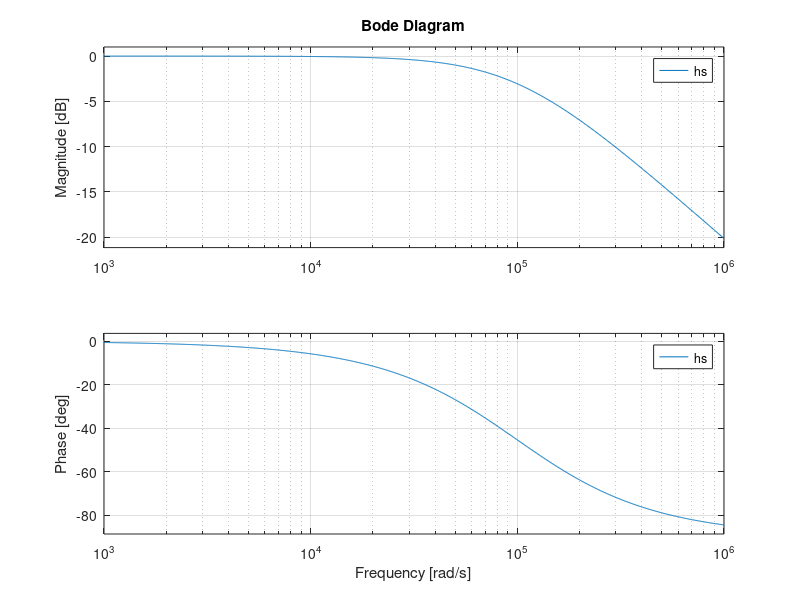
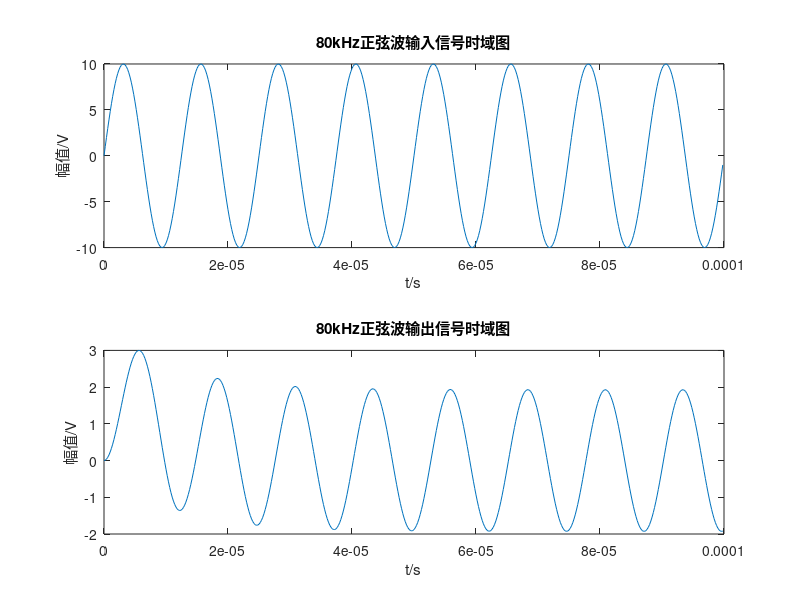
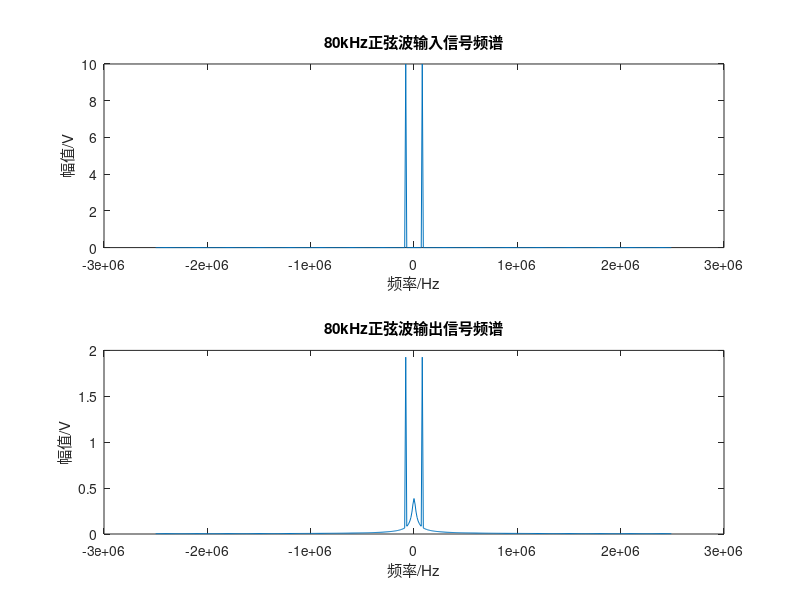
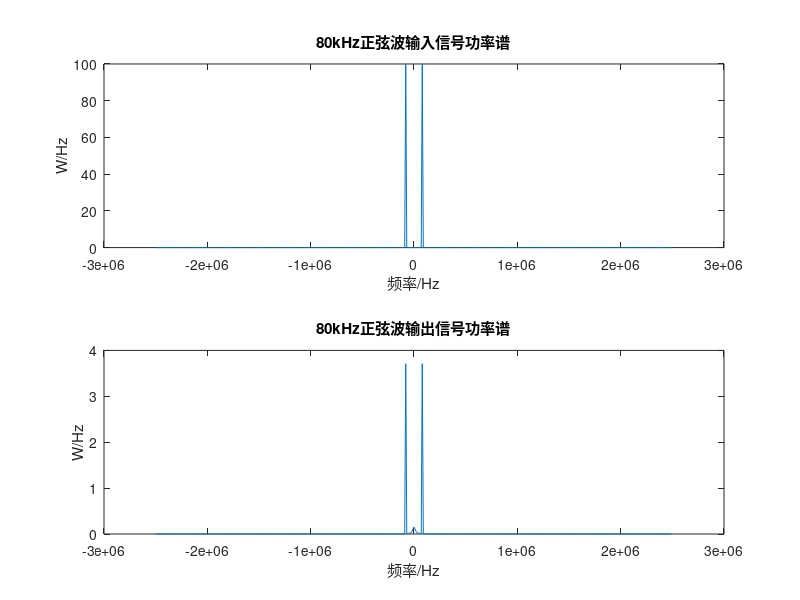

Write the MATLAB code that produced these figures, in order.
clc
clear
close all
%输入信号
R=5100;%滤波器R值
C=1983e-12;%滤波器C值
f0=1/(2*pi*R*C);%滤波器截止频率计算
ct=R*C;%时间常数  
hs=tf(1,[ct 1]);%低通滤波器设计
figure(1)
bode(hs);%滤波器频幅特性
fc=15700;%理论截止频率
%经计算，截止频率f0为15700Hz          
%通带截止时下降3dB，对应频率15700，阻带开始时下降20dB，对应频率156400
fs=5000000; % fs 采样率
A=10;       % A 幅度值
N=500;   % N 采样个数
F0=80000;        
F1=10000; %重复频率等于10KHz的半占空比的方波的频率      所有F小于fs/2（奈奎斯特）
dt=1/fs;    %时间间隔
t=0:dt:(N-1)*dt;    %时间向量
freqPixel=fs/N;     %频率分辨率，即点与点之间频率单位
y0=A*sin(2*pi*F0*t);	%单音正弦波
y1=A*square(2*pi*F1*t,50);%方波
%单音正弦波信号
figure(2)
subplot(211)
plot(t,y0);                       
title('80kHz正弦波输入信号时域图');                    
xlabel('t/s');
ylabel('幅值/V');%输入时域图

figure(3)
subplot(211)
freq0=fft(y0,N)*2/N;%做离散傅里叶变换                     
freq_d0=abs(fftshift(freq0));
w=(-N/2:1:N/2-1)*fs/N; %双边  
plot(w,freq_d0);
title('80kHz正弦波输入信号频谱');                         
xlabel('频率/Hz');
ylabel('幅值/V');%输入频谱图

figure(4)
subplot(211)
ypsd=freq_d0.*conj(freq_d0);
plot(w,ypsd);
title('80kHz正弦波输入信号功率谱');
xlabel('频率/Hz');
ylabel('W/Hz');%输入功率谱

figure(5)
subplot(211)
[Rx,maxlags]=xcorr(y0,'unbiased');              
plot(maxlags/fs*1000,Rx/max(Rx));
title('80kHz正弦波输入信号自相关');
xlabel('t/ms');
ylabel('R(t)');%输入自相关


[yy0,tr]=lsim(hs,y0,t);%信号通过滤波器                
figure(2)
subplot(212)
plot(tr,yy0);
title('80kHz正弦波输出信号时域图');                           
xlabel('t/s');
ylabel('幅值/V');%输出信号时域


figure(3)
subplot(212)
freq=fft(yy0,N)*2/N;%做离散傅里叶
freq_d=abs(fftshift(freq));
w=(-N/2:1:N/2-1)*fs/N; %双边  
plot(w,freq_d);
title('80kHz正弦波输出信号频谱');                             
xlabel('频率/Hz');
ylabel('幅值/V');%输出频谱图

figure(4)
subplot(212)
ypsd=freq_d.*conj(freq_d);
plot(w,ypsd);
title('80kHz正弦波输出信号功率谱');
xlabel('频率/Hz');
ylabel('W/Hz');%输出功率谱

figure(5)
subplot(212)
[Rx1,maxlags1]=xcorr(yy0,'unbiased'); 
plot(maxlags1/fs*1000,Rx1/max(Rx1));
title('80kHz正弦波输出信号自相关');
xlabel('t/ms');
ylabel('R(t)');%输出自相关